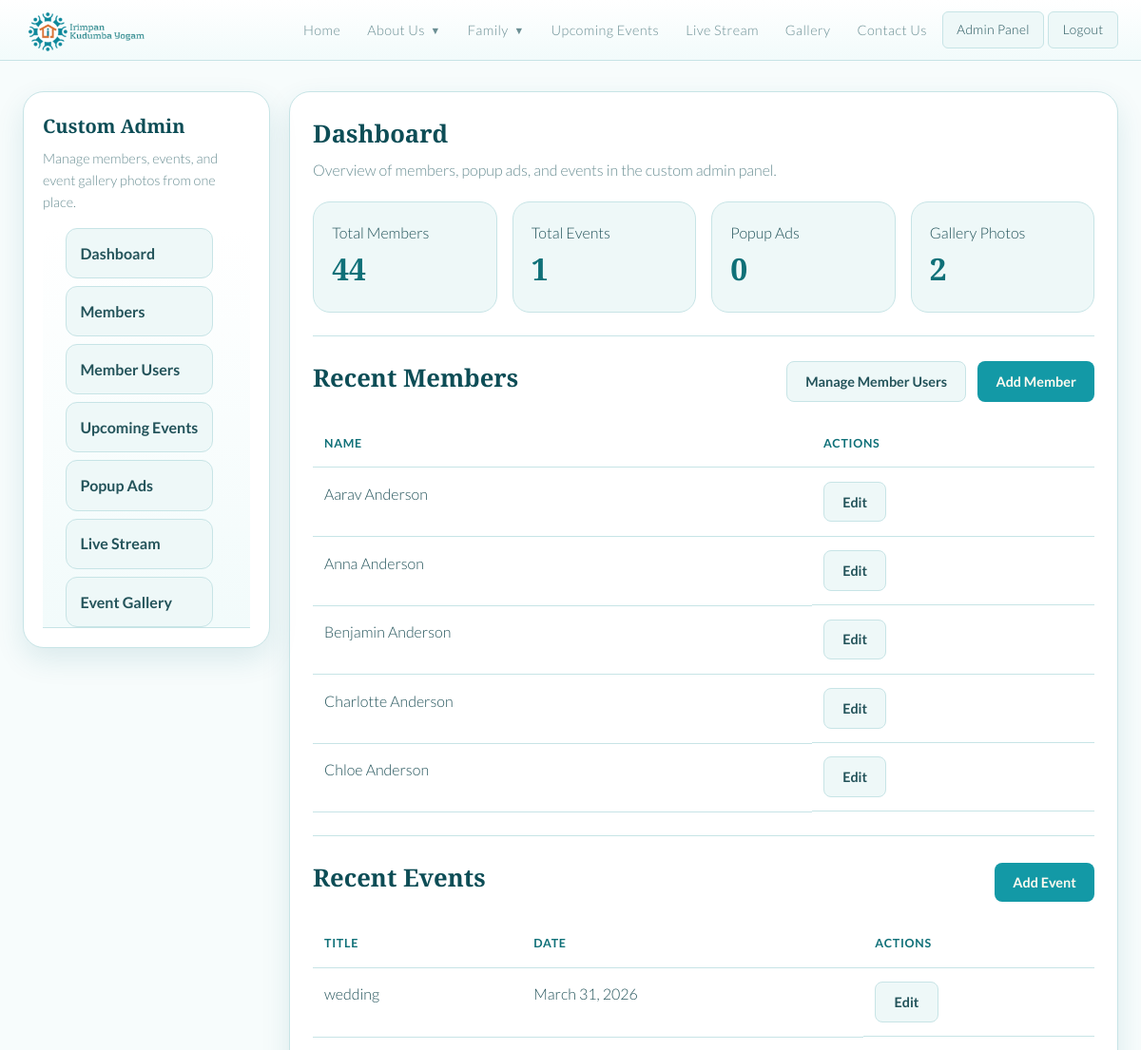
Page /admin-panel/ (signed in, upper part) on the earlier database version.
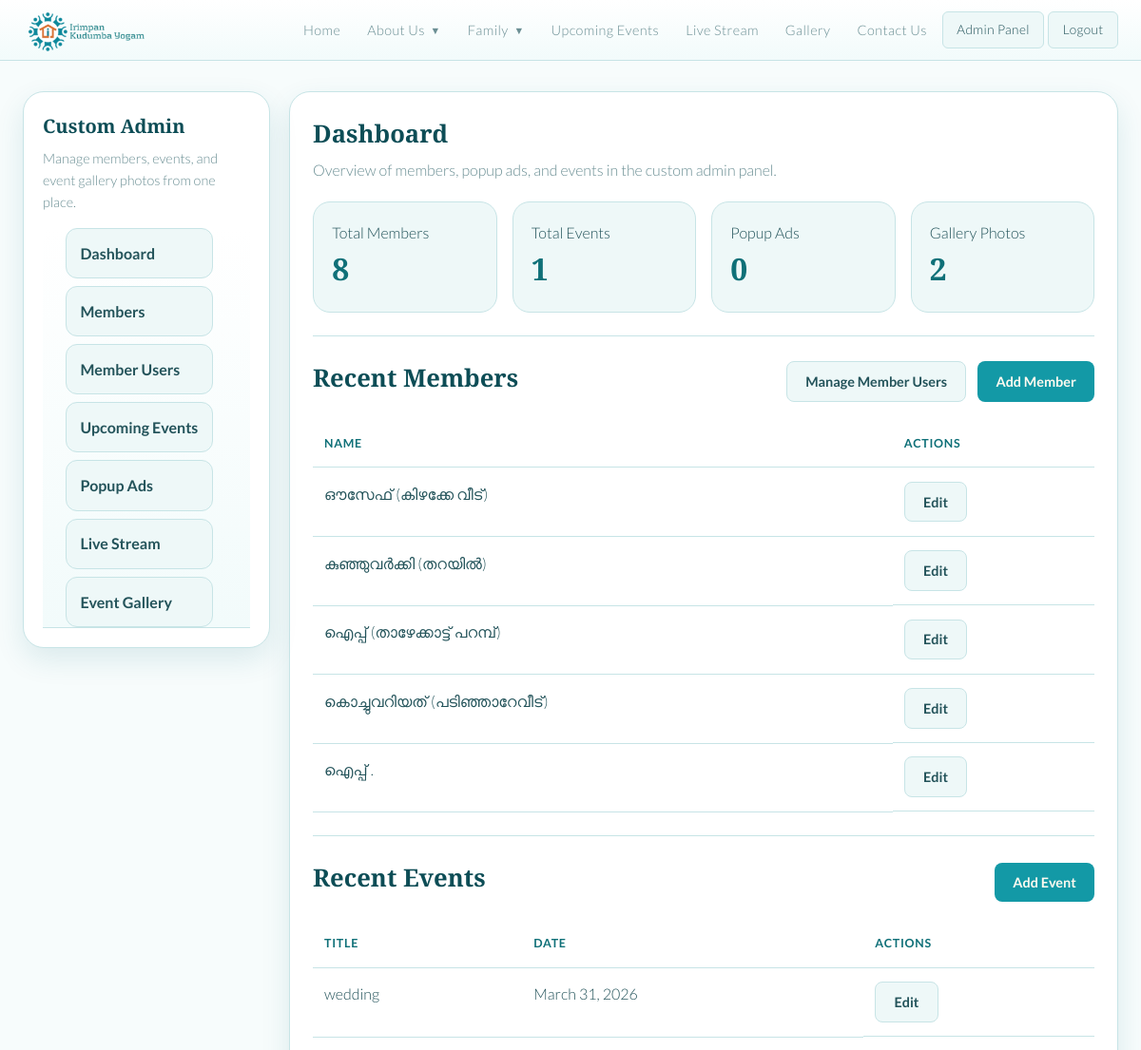
Same page on the later database version.
### tree/models.py (models this page shows, shortened)
class Person(models.Model):
    GENDER_CHOICES = [
        ('M', 'Male'),
        ('F', 'Female'),
        ('O', 'Other'),
    ]
    first_name = models.CharField(max_length=100)
    last_name = models.CharField(max_length=100)
    gender = models.CharField(max_length=1, choices=GENDER_CHOICES, default='O')
    birth_date = models.DateField(null=True, blank=True)
    death_date = models.DateField(null=True, blank=True)
    birth_place = models.CharField(max_length=200, blank=True)
    email = models.EmailField(blank=True)
    phone = models.CharField(max_length=30, blank=True)
    blood_group = models.CharField(max_length=10, blank=True)
    current_address = models.TextField(blank=True)
    living_separately = models.BooleanField(default=False)
    bio = models.TextField(blank=True)
    photo = models.ImageField(upload_to='photos/', null=True, blank=True)
    father = models.ForeignKey(
        'self', null=True, blank=True,
        on_delete=models.SET_NULL,
        related_name='children_as_father'
    )
    mother = models.ForeignKey(
        'self', null=True, blank=True,
        on_delete=models.SET_NULL,
        related_name='children_as_mother'
    )
    spouse = models.ForeignKey(
        'self', null=True, blank=True,
        on_delete=models.SET_NULL,
        related_name='married_to'
    )
    user = models.OneToOneField(
        settings.AUTH_USER_MODEL,
        null=True,
        blank=True,
        on_delete=models.SET_NULL,
        related_name='family_member_profile',
    )
    created_at = models.DateTimeField(auto_now_add=True)
    class Meta:
        ordering = ['last_name', 'first_name']
    @property
    def full_name(self):
        return f"{self.first_name} {self.last_name}"

class Event(models.Model):
    title = models.CharField(max_length=200)
    tag = models.CharField(max_length=80, blank=True)
    event_date = models.DateField()
    location = models.CharField(max_length=200, blank=True)
    description = models.TextField()
    image = models.ImageField(upload_to='events/', null=True, blank=True)
    created_at = models.DateTimeField(auto_now_add=True)
    class Meta:
        ordering = ['event_date', 'title']

### tree/views.py (the view)
# urls.py: path('admin-panel/', views.admin_panel, name='admin_panel'),
@admin_required
def admin_panel(request):
    if _is_family_member_user(request.user) and not _is_admin_user(request.user):
        return render(request, 'tree/admin_dashboard.html', _admin_context(request))
    people_count = Person.objects.count()
    event_count = Event.objects.count()
    ad_count = SiteAd.objects.count()
    live_stream = LiveStreamSettings.objects.order_by('-updated_at', '-id').first()
    gallery_count = GalleryPhoto.objects.count()
    recent_people = Person.objects.all()[:5]
    recent_events = Event.objects.all()[:5]
    recent_ads = SiteAd.objects.all()[:5]
    recent_gallery = GalleryPhoto.objects.all()[:5]
    return render(request, 'tree/admin_dashboard.html', _admin_context(
        request,
        people_count=people_count,
        event_count=event_count,
        ad_count=ad_count,
        gallery_count=gallery_count,
        recent_people=recent_people,
        recent_events=recent_events,
        recent_ads=recent_ads,
        live_stream=live_stream,
        recent_gallery=recent_gallery,
    ))

### tree/views.py (called while the page is built)
def _is_admin_user(user):
    return user.is_authenticated and (user.is_staff or user.is_superuser)

def _is_family_member_user(user):
    return user.is_authenticated and user.groups.filter(name='family_member').exists()

def _can_access_admin_panel(user):
    return _is_admin_user(user) or _is_family_member_user(user)

def _can_manage_members(user):
    return _is_admin_user(user)

def _can_manage_events(user):
    return _is_admin_user(user) or user.has_perm('tree.add_event')

def _can_manage_gallery(user):
    return _is_admin_user(user) or user.has_perm('tree.add_galleryphoto')

def _can_manage_ads(user):
    return _can_access_admin_panel(user)

def _can_manage_live_stream(user):
    return _is_admin_user(user)

### tree/templates/tree/admin_dashboard.html (shortened to what this page needs)
{% extends "tree/admin_base.html" %}
{% block admin_content %}
<div class="admin-head">
  <div>
    <h1 class="section-title">Dashboard</h1>
    <p>
      {% if is_family_member_user %}
      Choose where you want to contribute. Member logins can add upcoming events, popup ads, and event gallery photos.
      {% else %}
      Overview of members, popup ads, and events in the custom admin panel.
      {% endif %}
    </p>
  </div>
</div>
{% if is_family_member_user and not is_admin_user %}
<div class="admin-stats">
  <div class="admin-stat">
    <span>Upcoming Events</span>
    <strong>Add</strong>
    <div class="admin-actions" style="margin-top:1rem;">
      <a href="{% url 'admin_event_add' %}" class="btn btn-primary">Add Event</a>
    </div>
  </div>
  <div class="admin-stat">
    <span>Popup Ads</span>
    <strong>Add</strong>
    <div class="admin-actions" style="margin-top:1rem;">
      <a href="{% url 'admin_ad_add' %}" class="btn btn-primary">Post Ad</a>
    </div>
  </div>
  <div class="admin-stat">
    <span>Event Gallery</span>
    <strong>Add</strong>
    <div class="admin-actions" style="margin-top:1rem;">
      <a href="{% url 'admin_gallery_add' %}" class="btn btn-primary">Add Photo</a>
    </div>
  </div>
</div>
{% else %}
<div class="admin-stats">
  <div class="admin-stat">
    <span>Total Members</span>
    <strong>{{ people_count }}</strong>
  </div>
  <div class="admin-stat">
    <span>Total Events</span>
    <strong>{{ event_count }}</strong>
  </div>
  <div class="admin-stat">
    <span>Popup Ads</span>
    <strong>{{ ad_count }}</strong>
  </div>
  <div class="admin-stat">
    <span>Gallery Photos</span>
    <strong>{{ gallery_count }}</strong>
  </div>
</div>
<hr class="divider">
{% if can_manage_members %}
<div class="admin-head">
  <div><h2 class="section-title">Recent Members</h2></div>
  <div class="admin-actions">
    <a href="{% url 'admin_member_users' %}" class="btn btn-secondary">Manage Member Users</a>
    <a href="{% url 'admin_member_add' %}" class="btn btn-primary">Add Member</a>
  </div>
</div>
<div class="admin-table-wrap">
  <table class="admin-table">
    <thead><tr><th>Name</th><th>Actions</th></tr></thead>
    <tbody>
      {% for person in recent_people %}
      <tr>
        <td>{{ person.full_name }}</td>
        <td class="admin-actions"><a href="{% url 'admin_member_edit' person.pk %}" class="btn btn-secondary">Edit</a></td>
      </tr>
      {% empty %}
      <tr><td colspan="2">No members found.</td></tr>
      {% endfor %}
    </tbody>
  </table>
</div>
<hr class="divider">
{% endif %}
{% if can_manage_events %}
<div class="admin-head">
  <div><h2 class="section-title">Recent Events</h2></div>
  <a href="{% url 'admin_event_add' %}" class="btn btn-primary">Add Event</a>
</div>
<div class="admin-table-wrap">
  <table class="admin-table">
    <thead><tr><th>Title</th><th>Date</th><th>Actions</th></tr></thead>
    <tbody>
      {% for event in recent_events %}
      <tr>
        <td>{{ event.title }}</td>
        <td>{{ event.event_date }}</td>
        <td class="admin-actions">
          {% if is_admin_user %}
          <a href="{% url 'admin_event_edit' event.pk %}" class="btn btn-secondary">Edit</a>
          {% else %}
          <span class="muted">View only</span>
          {% endif %}
        </td>
      </tr>
      {% empty %}
      <tr><td colspan="3">No events found.</td></tr>
      {% endfor %}
    </tbody>
  </table>
</div>
{% endif %}
{% endif %}
{% endblock %}

Differences in the rows shown:
removed Person: full_name "Aarav Anderson"
removed Person: full_name "Anna Anderson"
removed Person: full_name "Benjamin Anderson"
removed Person: full_name "Charlotte Anderson"
removed Person: full_name "Chloe Anderson"
added Person: full_name "ഔസേഫ് (കിഴക്കേ വീട്)"
added Person: full_name "കുഞ്ഞുവർക്കി (തറയിൽ)"
added Person: full_name "ഐപ്പ് (താഴേക്കാട്ട് പറമ്പ്)"
added Person: full_name "കൊച്ചുവറിയത് (പടിഞ്ഞാറേവീട്)"
added Person: full_name "ഐപ്പ് ."
Other differences:
{{ people_count }}: "44" → "8"
